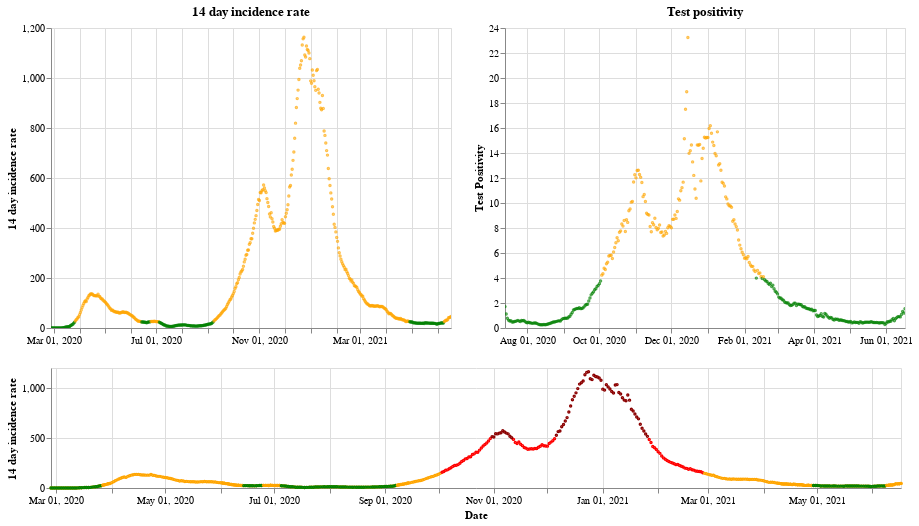

The notebook cell this image was saved under:
### Markdown cell above
## Wales

### Code cell
plot_traffic_light('Wales')

### Figure 1 — Vega-Lite specification as saved in the notebook (floating-point values rounded to 4 significant figures; data arrays with more than 128 entries replaced by an {"elided": "..."} marker saying what was removed)
{"config": {"view": {"continuousWidth": 400, "continuousHeight": 300}}, "vconcat": [{"hconcat": [{"mark": {"type": "point", "size": 2}, "encoding": {"color": {"condition": {"value": "green", "test": "(datum.twoWeeklyCasesRate <= 25)"}, "value": "orange"}, "tooltip": [{"type": "nominal", "field": "areaName"}, {"type": "temporal", "field": "date"}, {"type": "quantitative", "field": "twoWeeklyCasesRate"}, {"type": "quantitative", "field": "testPositivity"}], "x": {"type": "temporal", "axis": {"title": ""}, "field": "date", "scale": {"domain": {"selection": "DateBrush"}}, "timeUnit": "yearmonthdate"}, "y": {"type": "quantitative", "axis": {"title": "14 day incidence rate"}, "field": "twoWeeklyCasesRate"}}, "title": "14 day incidence rate", "width": 400}, {"mark": {"type": "point", "size": 2}, "encoding": {"color": {"condition": {"value": "green", "test": "(datum.testPositivity <= 4)"}, "value": "orange"}, "tooltip": [{"type": "nominal", "field": "areaName"}, {"type": "temporal", "field": "date"}, {"type": "quantitative", "field": "twoWeeklyCasesRate"}, {"type": "quantitative", "field": "testPositivity"}], "x": {"type": "temporal", "axis": {"title": ""}, "field": "date", "scale": {"domain": {"selection": "DateBrush"}}, "timeUnit": "yearmonthdate"}, "y": {"type": "quantitative", "axis": {"title": "Test Positivity"}, "field": "testPositivity"}}, "title": "Test positivity", "width": 400}]}, {"layer": [{"mark": {"type": "point", "size": 2}, "encoding": {"color": {"condition": {"value": "orange", "test": "((50 && datum.twoWeeklyCasesRate) < 150)"}, "value": "red"}, "opacity": {"condition": {"value": 1, "test": "((50 && datum.twoWeeklyCasesRate) < 500)"}, "value": 0}, "tooltip": [{"type": "nominal", "field": "areaName"}, {"type": "temporal", "field": "date"}, {"type": "quantitative", "field": "twoWeeklyCasesRate"}, {"type": "quantitative", "field": "testPositivity"}], "x": {"type": "temporal", "axis": {"title": "Date"}, "field": "date", "timeUnit": "yearmonthdate"}, "y": {"type": "quantitative", "axis": {"title": "14 day incidence rate"}, "field": "twoWeeklyCasesRate"}}, "selection": {"DateBrush": {"type": "interval", "encodings": ["x"], "fields": ["Time"]}}, "width": 850}, {"mark": {"type": "point", "size": 2}, "encoding": {"color": {"value": "darkred"}, "opacity": {"condition": {"value": 1, "test": "(datum.twoWeeklyCasesRate >= 500)"}, "value": 0}, "tooltip": [{"type": "nominal", "field": "areaName"}, {"type": "temporal", "field": "date"}, {"type": "quantitative", "field": "twoWeeklyCasesRate"}, {"type": "quantitative", "field": "testPositivity"}], "x": {"type": "temporal", "axis": {"title": "Date"}, "field": "date", "timeUnit": "yearmonthdate"}, "y": {"type": "quantitative", "axis": {"title": "14 day incidence rate"}, "field": "twoWeeklyCasesRate"}}, "width": 400}, {"mark": {"type": "point", "size": 2}, "encoding": {"color": {"condition": {"value": "green", "test": "((4 && datum.twoWeeklyCasesRate) < 25)"}, "value": "orange"}, "opacity": {"condition": {"value": 1, "test": "(datum.twoWeeklyCasesRate < 50)"}, "value": 0}, "tooltip": [{"type": "nominal", "field": "areaName"}, {"type": "temporal", "field": "date"}, {"type": "quantitative", "field": "twoWeeklyCasesRate"}, {"type": "quantitative", "field": "testPositivity"}], "x": {"type": "temporal", "axis": {"title": "Date"}, "field": "date", "timeUnit": "yearmonthdate"}, "y": {"type": "quantitative", "axis": {"title": "14 day incidence rate"}, "field": "twoWeeklyCasesRate"}}, "width": 400}], "height": 120, "width": 800}], "data": {"name": "data-16a3f47f23cf412c2b504ed06127a08e"}, "$schema": "https://vega.github.io/schema/vega-lite/v4.8.1.json", "datasets": {"data-16a3f47f23cf412c2b504ed06127a08e": {"elided": "477 records"}}}
